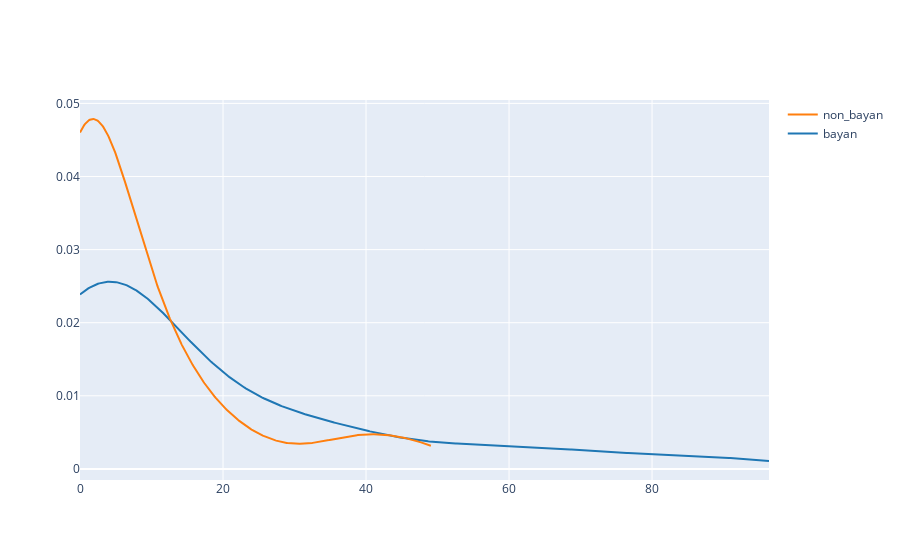

Write notebook code for a chart like this one.
### Code cell
feature = 'artist_plays_30d'

bayan_data = df[feature][np.logical_or(target_bayan_artist, target_bayan_track)]
non_bayan_data = df[feature][np.logical_not(np.logical_or(target_bayan_artist, target_bayan_track))]
fig = ff.create_distplot([bayan_data, non_bayan_data], ['bayan', 'non_bayan'], bin_size=1, show_hist=False,
                         show_rug=False)
fig.show()

### Figure 1 — Plotly figure (JSON) as saved in the notebook; plotly's stock layout.template omitted (floating-point values rounded to 4 significant figures; data arrays with more than 128 entries replaced by an {"elided": "..."} marker saying what was removed)
{"data": [{"legendgroup": "bayan", "marker": {"color": "rgb(31, 119, 180)"}, "mode": "lines", "name": "bayan", "showlegend": true, "x": {"elided": "500 float values"}, "xaxis": "x", "y": {"elided": "500 float values"}, "yaxis": "y", "type": "scatter"}, {"legendgroup": "non_bayan", "marker": {"color": "rgb(255, 127, 14)"}, "mode": "lines", "name": "non_bayan", "showlegend": true, "x": {"elided": "500 float values"}, "xaxis": "x", "y": {"elided": "500 float values"}, "yaxis": "y", "type": "scatter"}], "layout": {"barmode": "overlay", "hovermode": "closest", "legend": {"traceorder": "reversed"}, "xaxis": {"anchor": "y2", "domain": [0.0, 1.0], "zeroline": false}, "yaxis": {"anchor": "free", "domain": [0.0, 1], "position": 0.0}}}
